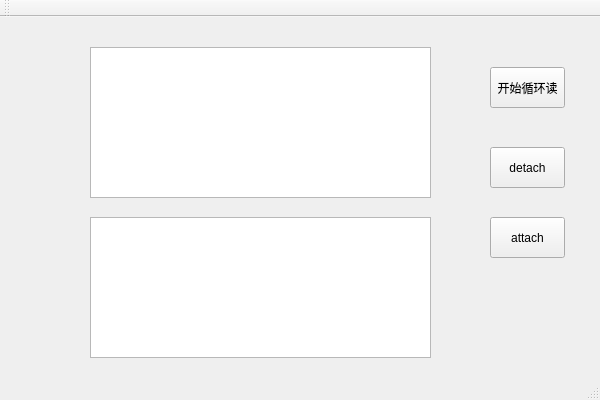
<?xml version="1.0" encoding="UTF-8"?>
<ui version="4.0">
 <class>ReadSharedMemoryClass</class>
 <widget class="QMainWindow" name="ReadSharedMemoryClass">
  <property name="geometry">
   <rect>
    <x>0</x>
    <y>0</y>
    <width>600</width>
    <height>400</height>
   </rect>
  </property>
  <property name="windowTitle">
   <string>ReadSharedMemory</string>
  </property>
  <widget class="QWidget" name="centralWidget">
   <widget class="QTextEdit" name="textEdit">
    <property name="geometry">
     <rect>
      <x>90</x>
      <y>30</y>
      <width>341</width>
      <height>151</height>
     </rect>
    </property>
   </widget>
   <widget class="QTextEdit" name="textEdit_2">
    <property name="geometry">
     <rect>
      <x>90</x>
      <y>200</y>
      <width>341</width>
      <height>141</height>
     </rect>
    </property>
   </widget>
   <widget class="QPushButton" name="showButton">
    <property name="geometry">
     <rect>
      <x>490</x>
      <y>50</y>
      <width>75</width>
      <height>41</height>
     </rect>
    </property>
    <property name="text">
     <string>开始循环读</string>
    </property>
   </widget>
   <widget class="QPushButton" name="detachBtn">
    <property name="geometry">
     <rect>
      <x>490</x>
      <y>130</y>
      <width>75</width>
      <height>41</height>
     </rect>
    </property>
    <property name="text">
     <string>detach</string>
    </property>
   </widget>
   <widget class="QPushButton" name="attachBtn">
    <property name="geometry">
     <rect>
      <x>490</x>
      <y>200</y>
      <width>75</width>
      <height>41</height>
     </rect>
    </property>
    <property name="text">
     <string>attach</string>
    </property>
   </widget>
  </widget>
  <widget class="QMenuBar" name="menuBar">
   <property name="geometry">
    <rect>
     <x>0</x>
     <y>0</y>
     <width>600</width>
     <height>23</height>
    </rect>
   </property>
  </widget>
  <widget class="QToolBar" name="mainToolBar">
   <attribute name="toolBarArea">
    <enum>TopToolBarArea</enum>
   </attribute>
   <attribute name="toolBarBreak">
    <bool>false</bool>
   </attribute>
  </widget>
  <widget class="QStatusBar" name="statusBar"/>
 </widget>
 <layoutdefault spacing="6" margin="11"/>
 <resources>
  <include location="ReadSharedMemory.qrc"/>
 </resources>
 <connections/>
</ui>
